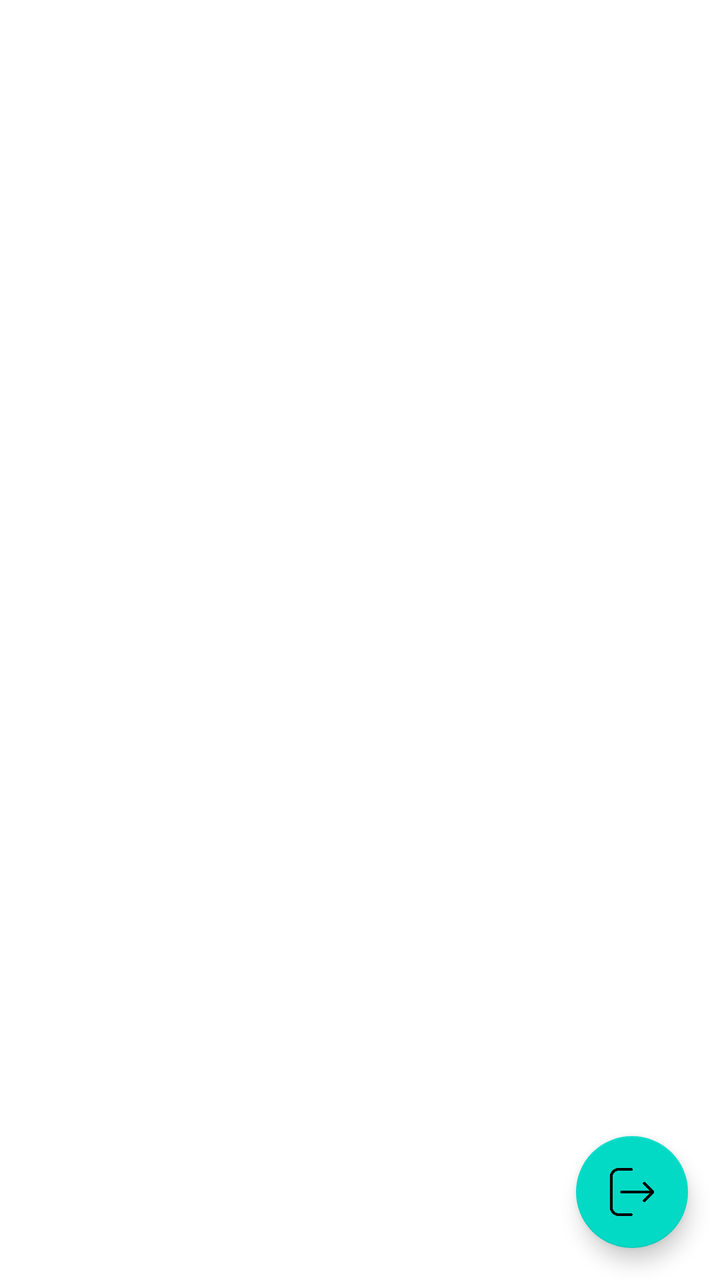
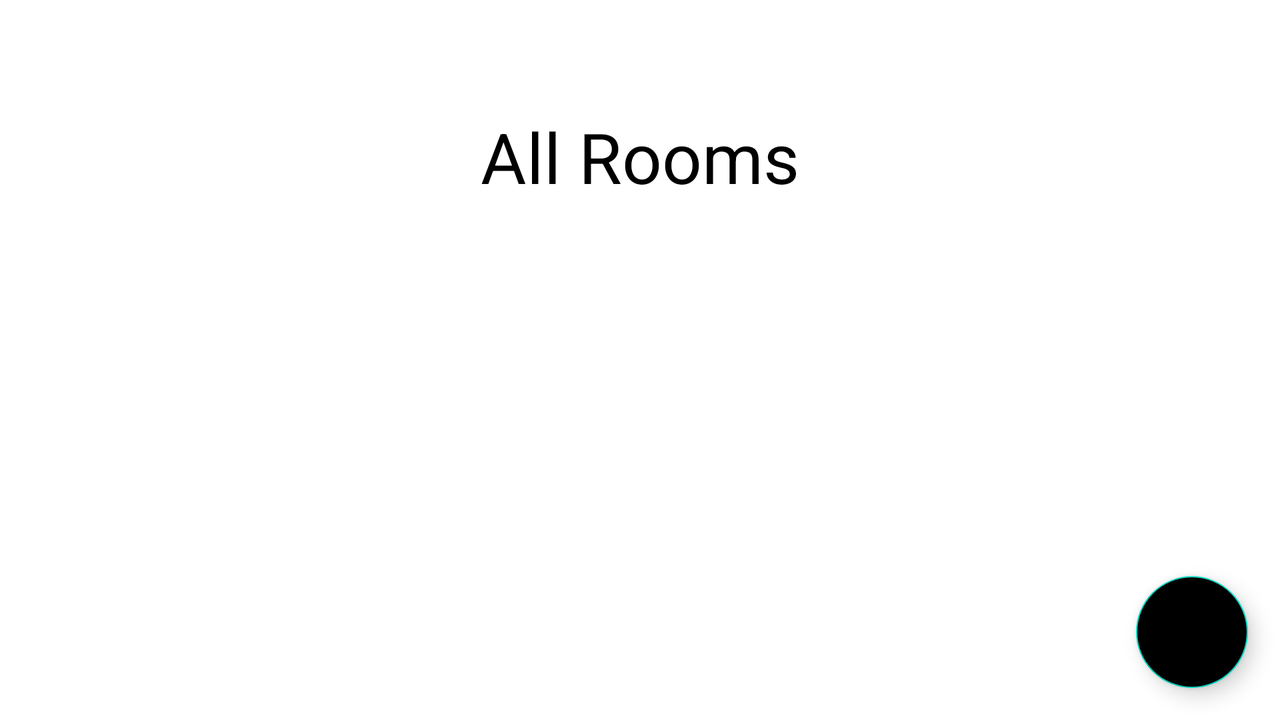

One screen, two layout resources from the same app: the default and the repository's alternative for another configuration. Each is rendered where Android would select it; the XML of both is given below.
<!-- AndroidManifest.xml: application theme Theme.MaterialComponents.DayNight.NoActionBar -->
<!-- res/layout/activity_post_login.xml -->
<?xml version="1.0" encoding="utf-8"?>
<androidx.coordinatorlayout.widget.CoordinatorLayout xmlns:android="http://schemas.android.com/apk/res/android"
    xmlns:app="http://schemas.android.com/apk/res-auto"
    xmlns:tools="http://schemas.android.com/tools"
    android:layout_width="match_parent"
    android:layout_height="match_parent"
    tools:context=".PostLoginActivity"
    >


    <LinearLayout
        android:layout_width="match_parent"
        android:layout_height="match_parent"
        android:layout_gravity="center"
        android:orientation="vertical">

        <TextView
            android:layout_width="wrap_content"
            android:layout_height="wrap_content"
            android:layout_gravity="center"
            android:layout_marginTop="120dp"
            android:id="@+id/welcomeTextView"
            />



        <androidx.recyclerview.widget.RecyclerView
            android:layout_width="match_parent"
            android:layout_height="match_parent"
            android:id="@+id/ReservationsRecyclerView"
            android:layout_gravity="center_vertical"
            />
    </LinearLayout>



    <com.google.android.material.floatingactionbutton.FloatingActionButton
        style="@style/Widget.MaterialComponents.FloatingActionButton"
        android:layout_width="wrap_content"
        android:layout_height="wrap_content"
        android:layout_margin="16dp"
        android:layout_gravity="bottom|end"
        android:tooltipText="Logout"
        app:srcCompat="@drawable/logout"
        app:fabSize="auto"
        android:onClick="logoutFloatButtonPressed"
        />


</androidx.coordinatorlayout.widget.CoordinatorLayout>
<!-- resources referenced by this layout -->
<resources>
  <!-- drawable logout: png bitmap (drawable, 5803 bytes) -->
</resources>
<!-- res/layout-land/activity_post_login.xml (the repository's variant of the layout above) -->
<!-- drawn on the phone turned sideways -->
<?xml version="1.0" encoding="utf-8"?>
<androidx.coordinatorlayout.widget.CoordinatorLayout xmlns:android="http://schemas.android.com/apk/res/android"
    xmlns:app="http://schemas.android.com/apk/res-auto"
    xmlns:tools="http://schemas.android.com/tools"
    android:layout_width="match_parent"
    android:layout_height="match_parent"
    tools:context=".PostLoginActivity"
    android:theme="@style/Zealand"
    >


    <androidx.appcompat.widget.Toolbar
        android:layout_width="match_parent"
        android:layout_height="wrap_content"
        android:minHeight="?attr/actionBarSize"
        android:id="@+id/toolbar"
        android:elevation="4dp"
        android:background="@color/zealandgul"
        android:theme="@style/ThemeOverlay.AppCompat.Light"
        app:popupTheme="@style/ThemeOverlay.AppCompat.Dark.ActionBar"
        />


    <LinearLayout
        android:layout_width="match_parent"
        android:layout_height="match_parent"
        android:orientation="vertical"
        android:layout_gravity="center"
        android:layout_marginTop="15dp">



        <LinearLayout
            android:layout_width="wrap_content"
            android:layout_height="wrap_content"
            android:orientation="vertical"
            android:layout_gravity="center_horizontal"
            android:layout_marginTop="40dp"
            >
            <TextView
                android:layout_width="wrap_content"
                android:layout_height="wrap_content"
                android:layout_gravity="center"
                android:text="All Rooms"
                android:textSize="35sp" />


            <TextView
                android:layout_width="wrap_content"
                android:layout_height="wrap_content"
                android:layout_gravity="center"
                android:id="@+id/welcomeTextView"
                android:textSize="20sp"
                />


            <androidx.recyclerview.widget.RecyclerView
                android:id="@+id/PostLoginRoomsRecyclerView"
                android:layout_width="match_parent"
                android:layout_height="250dp"
                android:layout_gravity="center_horizontal"
                />
            <ProgressBar
                android:layout_width="350dp"
                android:layout_height="wrap_content"
                android:layout_gravity="center"
                android:id="@+id/progressbar"
                android:indeterminateTint="@color/zealandgul"
                />
        </LinearLayout>



    </LinearLayout>





    <com.google.android.material.floatingactionbutton.FloatingActionButton
        style="@style/Widget.MaterialComponents.FloatingActionButton"
        android:backgroundTint="@color/zealandgul"
        android:layout_width="wrap_content"
        android:layout_height="wrap_content"
        android:layout_margin="16dp"
        android:layout_gravity="bottom|end"
        android:tooltipText="Logout"
        app:srcCompat="@drawable/logout"
        app:fabSize="auto"
        android:onClick="logoutFloatButtonPressed"
        />


</androidx.coordinatorlayout.widget.CoordinatorLayout>
<!-- resources referenced by the variant -->
<!-- as the phone turned sideways resolves them -->
<resources>
  <!-- drawable logout: png bitmap (drawable, 5803 bytes) -->
  <style name="Zealand" parent="Theme.AppCompat.Light">
          
          <item name="colorPrimary">@color/zealandgul</item>
          <item name="colorPrimaryDark">@color/zealandgul</item>
          <item name="colorAccent">@color/colorAccent</item>
          <item name="android:textColor">#000000</item>
      </style>
  <color name="colorAccent">#03DAC5</color>
</resources>
